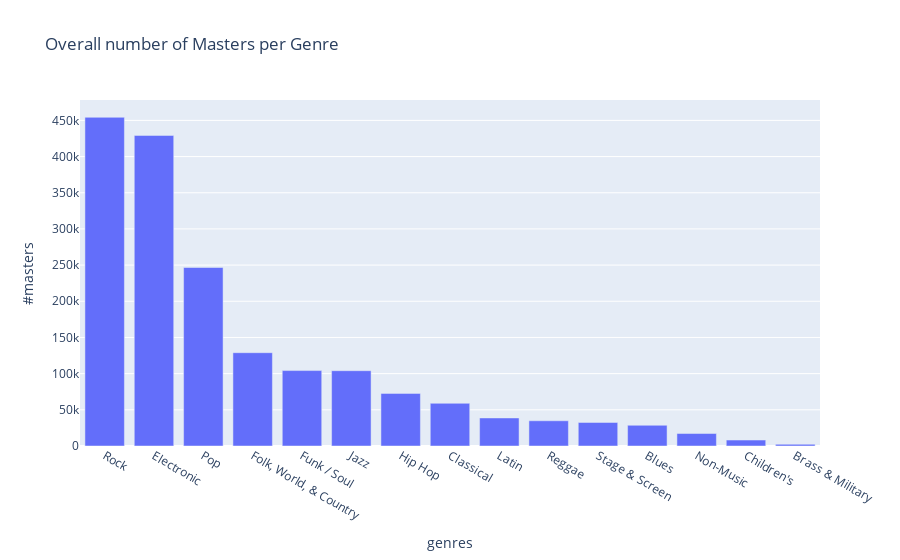

Source (notebook cell):
### Code cell
fig = px.bar(all_genres, x='genres', y='#masters', title='Overall number of Masters per Genre')
plot(fig, filename='Overall_genres.html')
fig.show()

### Figure 1 — Plotly figure (JSON) as saved in the notebook; plotly's stock layout.template omitted (floating-point values rounded to 4 significant figures)
{"data": [{"alignmentgroup": "True", "hoverlabel": {"namelength": 0}, "hovertemplate": "genres=%{x}<br>#masters=%{y}", "legendgroup": "", "marker": {"color": "#636efa"}, "name": "", "offsetgroup": "", "orientation": "v", "showlegend": false, "textposition": "auto", "type": "bar", "x": ["Rock", "Electronic", "Pop", "Folk, World, & Country", "Funk / Soul", "Jazz", "Hip Hop", "Classical", "Latin", "Reggae", "Stage & Screen", "Blues", "Non-Music", "Children's", "Brass & Military"], "xaxis": "x", "y": [454269, 429230, 246688, 128962, 104243, 104073, 72708, 59012, 38770, 34860, 32541, 28624, 17242, 8224, 2356], "yaxis": "y"}], "layout": {"barmode": "relative", "legend": {"tracegroupgap": 0}, "title": {"text": "Overall number of Masters per Genre"}, "xaxis": {"anchor": "y", "domain": [0, 1], "title": {"text": "genres"}}, "yaxis": {"anchor": "x", "domain": [0, 1], "title": {"text": "#masters"}}}}
